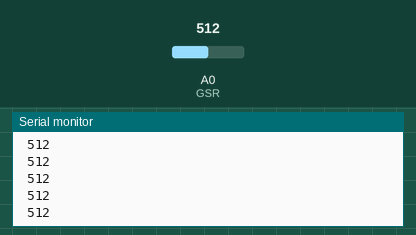
The sketch below on a simulated Arduino Uno, built with avr-gcc and run on an emulated ATmega328P. Parts: the last lines printed to the serial monitor. The inputs (shaded band) are chosen by the test bench; at power-on: A0 (GSR) = 512. The local clock reads 2024-03-15 10:24:30 at power-on unless the sketch sets it.

Above: at 1.2 s.
1.3 s: A0 (GSR) set to 716
At 1.55 s:
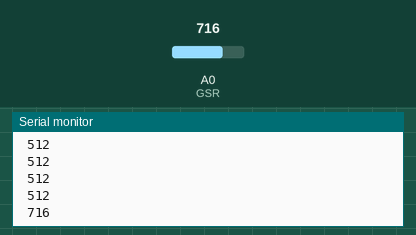
2.8 s: A0 (GSR) set to 900
At 2.91 s:
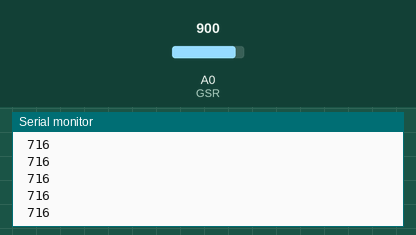
Timing chart, 0 to 5.8 s (numbered marks = the images above; inputs shaded):
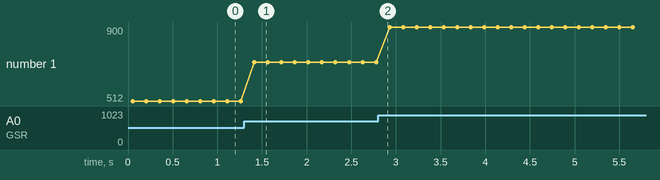

The sketch:

ResistorAdjustment.ino
```cpp
#include <SPI.h>
#include <TimeLib.h>
#include <Ethernet.h>
#include <Time.h>
#include <Udp.h>
#include <TimeLib.h>
#include <Wire.h>
#include <DS1307RTC.h>

const int GSR=A0;
int sensorValue=0;
int gsr_average=0;

void setup(){
  // start Arduino Serial with baud rate 9600

  Serial.begin(9600);
  //while (!Serial) ; // wait until Arduino Serial Monitor opens
  setSyncProvider(RTC.get);   // the function to get the time from the RTC
  //if(timeStatus()!= timeSet)
     //Serial.println("Unable to sync with the RTC");
  //else
     //Serial.println("RTC has set the system time");
}

void loop(){
  long sum=0;
  if (Serial.available()) {
    time_t t = processSyncMessage();
    if (t != 0) {
      RTC.set(t);   // set the RTC and the system time to the received value
      setTime(t);
    }

  }
  for(int i=0;i<10;i++)           //Average the 10 measurements to remove the glitch
      {
      sensorValue=analogRead(GSR);
      sum += sensorValue;
      delay(5);
      }
   gsr_average = sum/10;
   Serial.print(" ");
   Serial.println(gsr_average);
   //digitalClockDisplay();
   delay(100);
}

void digitalClockDisplay(){
  // digital clock display of the time
  Serial.print(hour());
  printDigits(minute());
  printDigits(second());
  Serial.print(" ");
  //Serial.print(day());
  //Serial.print(" ");
  //Serial.print(month());
  //Serial.print(" ");
  //Serial.print(year());
  Serial.println();
}

void printDigits(int digits){
  // utility function for digital clock display: prints preceding colon and leading 0
  Serial.print(":");
  if(digits < 10)
    Serial.print('0');
  Serial.print(digits);
}

/*  code to process time sync messages from the serial port   */
#define TIME_HEADER  "T"   // Header tag for serial time sync message

unsigned long processSyncMessage() {
  unsigned long pctime = 0L;
  const unsigned long DEFAULT_TIME = 1357041600; // Jan 1 2013

  if(Serial.find(TIME_HEADER)) {
     pctime = Serial.parseInt();
     return pctime;
     if( pctime < DEFAULT_TIME) { // check the value is a valid time (greater than Jan 1 2013)
       pctime = 0L; // return 0 to indicate that the time is not valid
     }
  }
  return pctime;
}
```

Measured:
- after the input at 1.3 s, the serial monitor: prints a new line after 0.12 s (image 1)
- plotted number 1: 512 → 716 after the input at 1.3 s, 716 → 900 after the input at 2.8 s
